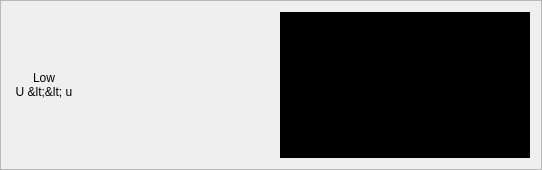
         <widget class="QFrame" name="frame_2">
          <property name="sizePolicy">
           <sizepolicy hsizetype="Preferred" vsizetype="Expanding">
            <horstretch>0</horstretch>
            <verstretch>0</verstretch>
           </sizepolicy>
          </property>
          <property name="frameShape">
           <enum>QFrame::StyledPanel</enum>
          </property>
          <property name="frameShadow">
           <enum>QFrame::Raised</enum>
          </property>
          <layout class="QHBoxLayout" name="horizontalLayout_4">
           <item>
            <widget class="QLabel" name="label_2">
             <property name="minimumSize">
              <size>
               <width>64</width>
               <height>0</height>
              </size>
             </property>
             <property name="text">
              <string>Low
U &lt;&lt; u</string>
             </property>
             <property name="alignment">
              <set>Qt::AlignCenter</set>
             </property>
            </widget>
           </item>
           <item>
            <widget class="AnalogClock" name="clock_2" native="true">
             <property name="minimumSize">
              <size>
               <width>192</width>
               <height>0</height>
              </size>
             </property>
            </widget>
           </item>
           <item>
            <widget class="QWidget" name="widget_2" native="true">
             <property name="sizePolicy">
              <sizepolicy hsizetype="Expanding" vsizetype="Preferred">
               <horstretch>0</horstretch>
               <verstretch>0</verstretch>
              </sizepolicy>
             </property>
             <property name="palette">
              <palette>
               <active>
                <colorrole role="WindowText">
                 <brush brushstyle="SolidPattern">
                  <color alpha="255">
                   <red>255</red>
                   <green>255</green>
                   <blue>255</blue>
                  </color>
                 </brush>
                </colorrole>
                <colorrole role="Button">
                 <brush brushstyle="SolidPattern">
                  <color alpha="255">
                   <red>0</red>
                   <green>0</green>
                   <blue>0</blue>
                  </color>
                 </brush>
                </colorrole>
                <colorrole role="Light">
                 <brush brushstyle="SolidPattern">
                  <color alpha="255">
                   <red>0</red>
                   <green>0</green>
                   <blue>0</blue>
                  </color>
                 </brush>
                </colorrole>
                <colorrole role="Midlight">
                 <brush brushstyle="SolidPattern">
                  <color alpha="255">
                   <red>0</red>
                   <green>0</green>
                   <blue>0</blue>
                  </color>
                 </brush>
                </colorrole>
                <colorrole role="Dark">
                 <brush brushstyle="SolidPattern">
                  <color alpha="255">
                   <red>0</red>
                   <green>0</green>
                   <blue>0</blue>
                  </color>
                 </brush>
                </colorrole>
                <colorrole role="Mid">
                 <brush brushstyle="SolidPattern">
                  <color alpha="255">
                   <red>0</red>
                   <green>0</green>
                   <blue>0</blue>
                  </color>
                 </brush>
                </colorrole>
                <colorrole role="Text">
                 <brush brushstyle="SolidPattern">
                  <color alpha="255">
                   <red>255</red>
                   <green>255</green>
                   <blue>255</blue>
                  </color>
                 </brush>
                </colorrole>
                <colorrole role="BrightText">
                 <brush brushstyle="SolidPattern">
                  <color alpha="255">
                   <red>255</red>
                   <green>255</green>
                   <blue>255</blue>
                  </color>
                 </brush>
                </colorrole>
                <colorrole role="ButtonText">
                 <brush brushstyle="SolidPattern">
                  <color alpha="255">
                   <red>255</red>
                   <green>255</green>
                   <blue>255</blue>
                  </color>
                 </brush>
                </colorrole>
                <colorrole role="Base">
                 <brush brushstyle="SolidPattern">
                  <color alpha="255">
                   <red>0</red>
                   <green>0</green>
                   <blue>0</blue>
                  </color>
                 </brush>
                </colorrole>
                <colorrole role="Window">
                 <brush brushstyle="SolidPattern">
                  <color alpha="255">
                   <red>0</red>
                   <green>0</green>
                   <blue>0</blue>
                  </color>
                 </brush>
                </colorrole>
                <colorrole role="Shadow">
                 <brush brushstyle="SolidPattern">
                  <color alpha="255">
                   <red>0</red>
                   <green>0</green>
                   <blue>0</blue>
                  </color>
                 </brush>
                </colorrole>
                <colorrole role="AlternateBase">
                 <brush brushstyle="SolidPattern">
                  <color alpha="255">
                   <red>0</red>
                   <green>0</green>
                   <blue>0</blue>
                  </color>
                 </brush>
                </colorrole>
                <colorrole role="ToolTipBase">
                 <brush brushstyle="SolidPattern">
                  <color alpha="255">
                   <red>255</red>
                   <green>255</green>
                   <blue>220</blue>
                  </color>
                 </brush>
                </colorrole>
                <colorrole role="ToolTipText">
                 <brush brushstyle="SolidPattern">
                  <color alpha="255">
                   <red>0</red>
                   <green>0</green>
                   <blue>0</blue>
                  </color>
                 </brush>
                </colorrole>
                <colorrole role="PlaceholderText">
                 <brush brushstyle="SolidPattern">
                  <color alpha="128">
                   <red>255</red>
                   <green>255</green>
                   <blue>255</blue>
                  </color>
                 </brush>
                </colorrole>
               </active>
               <inactive>
                <colorrole role="WindowText">
                 <brush brushstyle="SolidPattern">
                  <color alpha="255">
                   <red>255</red>
                   <green>255</green>
                   <blue>255</blue>
                  </color>
                 </brush>
                </colorrole>
                <colorrole role="Button">
                 <brush brushstyle="SolidPattern">
                  <color alpha="255">
                   <red>0</red>
                   <green>0</green>
                   <blue>0</blue>
                  </color>
                 </brush>
                </colorrole>
                <colorrole role="Light">
                 <brush brushstyle="SolidPattern">
                  <color alpha="255">
                   <red>0</red>
                   <green>0</green>
                   <blue>0</blue>
                  </color>
                 </brush>
                </colorrole>
                <colorrole role="Midlight">
                 <brush brushstyle="SolidPattern">
                  <color alpha="255">
                   <red>0</red>
                   <green>0</green>
                   <blue>0</blue>
                  </color>
                 </brush>
                </colorrole>
                <colorrole role="Dark">
                 <brush brushstyle="SolidPattern">
                  <color alpha="255">
                   <red>0</red>
                   <green>0</green>
                   <blue>0</blue>
                  </color>
                 </brush>
                </colorrole>
                <colorrole role="Mid">
                 <brush brushstyle="SolidPattern">
                  <color alpha="255">
                   <red>0</red>
                   <green>0</green>
                   <blue>0</blue>
                  </color>
                 </brush>
                </colorrole>
                <colorrole role="Text">
                 <brush brushstyle="SolidPattern">
                  <color alpha="255">
                   <red>255</red>
                   <green>255</green>
                   <blue>255</blue>
                  </color>
                 </brush>
                </colorrole>
                <colorrole role="BrightText">
                 <brush brushstyle="SolidPattern">
                  <color alpha="255">
                   <red>255</red>
                   <green>255</green>
                   <blue>255</blue>
                  </color>
                 </brush>
                </colorrole>
                <colorrole role="ButtonText">
                 <brush brushstyle="SolidPattern">
                  <color alpha="255">
                   <red>255</red>
                   <green>255</green>
                   <blue>255</blue>
                  </color>
                 </brush>
                </colorrole>
                <colorrole role="Base">
                 <brush brushstyle="SolidPattern">
                  <color alpha="255">
                   <red>0</red>
                   <green>0</green>
                   <blue>0</blue>
                  </color>
                 </brush>
                </colorrole>
                <colorrole role="Window">
                 <brush brushstyle="SolidPattern">
                  <color alpha="255">
                   <red>0</red>
                   <green>0</green>
                   <blue>0</blue>
                  </color>
                 </brush>
                </colorrole>
                <colorrole role="Shadow">
                 <brush brushstyle="SolidPattern">
                  <color alpha="255">
                   <red>0</red>
                   <green>0</green>
                   <blue>0</blue>
                  </color>
                 </brush>
                </colorrole>
                <colorrole role="AlternateBase">
                 <brush brushstyle="SolidPattern">
                  <color alpha="255">
                   <red>0</red>
                   <green>0</green>
                   <blue>0</blue>
                  </color>
                 </brush>
                </colorrole>
                <colorrole role="ToolTipBase">
                 <brush brushstyle="SolidPattern">
                  <color alpha="255">
                   <red>255</red>
                   <green>255</green>
                   <blue>220</blue>
                  </color>
                 </brush>
                </colorrole>
                <colorrole role="ToolTipText">
                 <brush brushstyle="SolidPattern">
                  <color alpha="255">
                   <red>0</red>
                   <green>0</green>
                   <blue>0</blue>
                  </color>
                 </brush>
                </colorrole>
                <colorrole role="PlaceholderText">
                 <brush brushstyle="SolidPattern">
                  <color alpha="128">
                   <red>255</red>
                   <green>255</green>
                   <blue>255</blue>
                  </color>
                 </brush>
                </colorrole>
               </inactive>
               <disabled>
                <colorrole role="WindowText">
                 <brush brushstyle="SolidPattern">
                  <color alpha="255">
                   <red>0</red>
                   <green>0</green>
                   <blue>0</blue>
                  </color>
                 </brush>
                </colorrole>
                <colorrole role="Button">
                 <brush brushstyle="SolidPattern">
                  <color alpha="255">
                   <red>0</red>
                   <green>0</green>
                   <blue>0</blue>
                  </color>
                 </brush>
                </colorrole>
                <colorrole role="Light">
                 <brush brushstyle="SolidPattern">
                  <color alpha="255">
                   <red>0</red>
                   <green>0</green>
                   <blue>0</blue>
                  </color>
                 </brush>
                </colorrole>
                <colorrole role="Midlight">
                 <brush brushstyle="SolidPattern">
                  <color alpha="255">
                   <red>0</red>
                   <green>0</green>
                   <blue>0</blue>
                  </color>
                 </brush>
                </colorrole>
                <colorrole role="Dark">
                 <brush brushstyle="SolidPattern">
                  <color alpha="255">
                   <red>0</red>
                   <green>0</green>
                   <blue>0</blue>
                  </color>
                 </brush>
                </colorrole>
                <colorrole role="Mid">
                 <brush brushstyle="SolidPattern">
                  <color alpha="255">
                   <red>0</red>
                   <green>0</green>
                   <blue>0</blue>
                  </color>
                 </brush>
                </colorrole>
                <colorrole role="Text">
                 <brush brushstyle="SolidPattern">
                  <color alpha="255">
                   <red>0</red>
                   <green>0</green>
                   <blue>0</blue>
                  </color>
                 </brush>
                </colorrole>
                <colorrole role="BrightText">
                 <brush brushstyle="SolidPattern">
                  <color alpha="255">
                   <red>255</red>
                   <green>255</green>
                   <blue>255</blue>
                  </color>
                 </brush>
                </colorrole>
                <colorrole role="ButtonText">
                 <brush brushstyle="SolidPattern">
                  <color alpha="255">
                   <red>0</red>
                   <green>0</green>
                   <blue>0</blue>
                  </color>
                 </brush>
                </colorrole>
                <colorrole role="Base">
                 <brush brushstyle="SolidPattern">
                  <color alpha="255">
                   <red>0</red>
                   <green>0</green>
                   <blue>0</blue>
                  </color>
                 </brush>
                </colorrole>
                <colorrole role="Window">
                 <brush brushstyle="SolidPattern">
                  <color alpha="255">
                   <red>0</red>
                   <green>0</green>
                   <blue>0</blue>
                  </color>
                 </brush>
                </colorrole>
                <colorrole role="Shadow">
                 <brush brushstyle="SolidPattern">
                  <color alpha="255">
                   <red>0</red>
                   <green>0</green>
                   <blue>0</blue>
                  </color>
                 </brush>
                </colorrole>
                <colorrole role="AlternateBase">
                 <brush brushstyle="SolidPattern">
                  <color alpha="255">
                   <red>0</red>
                   <green>0</green>
                   <blue>0</blue>
                  </color>
                 </brush>
                </colorrole>
                <colorrole role="ToolTipBase">
                 <brush brushstyle="SolidPattern">
                  <color alpha="255">
                   <red>255</red>
                   <green>255</green>
                   <blue>220</blue>
                  </color>
                 </brush>
                </colorrole>
                <colorrole role="ToolTipText">
                 <brush brushstyle="SolidPattern">
                  <color alpha="255">
                   <red>0</red>
                   <green>0</green>
                   <blue>0</blue>
                  </color>
                 </brush>
                </colorrole>
                <colorrole role="PlaceholderText">
                 <brush brushstyle="SolidPattern">
                  <color alpha="128">
                   <red>255</red>
                   <green>255</green>
                   <blue>255</blue>
                  </color>
                 </brush>
                </colorrole>
               </disabled>
              </palette>
             </property>
             <property name="autoFillBackground">
              <bool>true</bool>
             </property>
             <layout class="QHBoxLayout" name="horizontalLayout_5">
              <item>
               <widget class="ImageViewer" name="ship_2" native="true">
                <property name="sizePolicy">
                 <sizepolicy hsizetype="Fixed" vsizetype="Preferred">
                  <horstretch>0</horstretch>
                  <verstretch>0</verstretch>
                 </sizepolicy>
                </property>
                <property name="minimumSize">
                 <size>
                  <width>192</width>
                  <height>128</height>
                 </size>
                </property>
               </widget>
              </item>
              <item>
               <spacer name="horizontalSpacer_2">
                <property name="orientation">
                 <enum>Qt::Horizontal</enum>
                </property>
                <property name="sizeHint" stdset="0">
                 <size>
                  <width>40</width>
                  <height>20</height>
                 </size>
                </property>
               </spacer>
              </item>
             </layout>
            </widget>
           </item>
          </layout>
         </widget>
